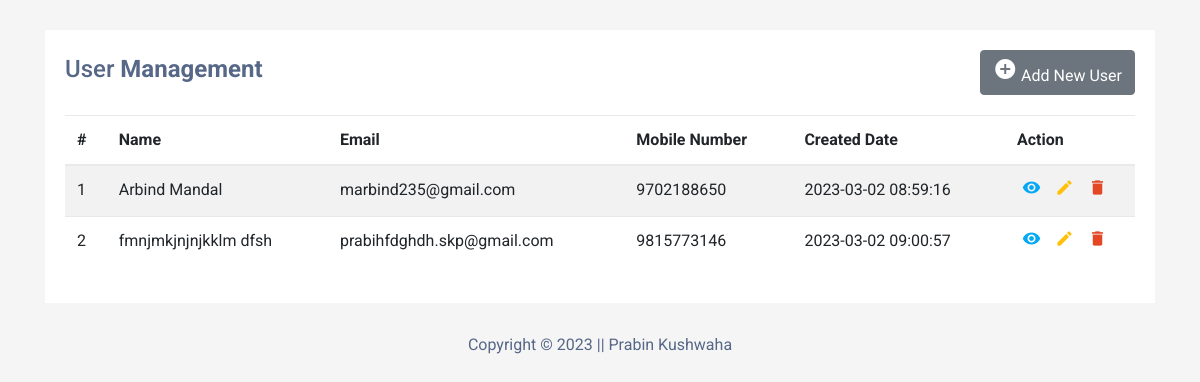
The page / on the database its author committed.
### tables this page shows
CREATE TABLE `users` (
  `ID` int(10) NOT NULL,
  `FirstName` varchar(200) DEFAULT NULL,
  `LastName` varchar(200) DEFAULT NULL,
  `MobileNumber` bigint(10) DEFAULT NULL,
  `Email` varchar(200) DEFAULT NULL,
  `Address` mediumtext DEFAULT NULL,
  `CreationDate` timestamp NOT NULL DEFAULT current_timestamp() ON UPDATE current_timestamp()
);

### index.php (the view, shortened to what this page needs)
<?php
include('dbconnection.php');
?>
<!DOCTYPE html>
<html lang="en">
<head>
<link rel="stylesheet" href="https://stackpath.bootstrapcdn.com/bootstrap/4.5.0/css/bootstrap.min.css">
<link rel="stylesheet" href="https://maxcdn.bootstrapcdn.com/font-awesome/4.7.0/css/font-awesome.min.css">
</head>
<body>
<div class="container-xl">
    <div class="table-responsive">
        <div class="table-wrapper">
            <div class="table-title">
                <div class="row">
                    <div class="col-sm-5">
                        <h2>User <b>Management</b></h2>
                    </div>
                       <div class="col-sm-7" align="right">
                        <a href="insert.php" class="btn btn-secondary"><i class="material-icons">&#xE147;</i> <span>Add New User</span></a>
                    </div>
                </div>
            </div>
            <table class="table table-striped table-hover">
                <thead>
                    <tr>
                        <th>#</th>
                        <th>Name</th>
                        <th>Email</th>
                        <th>Mobile Number</th>
                        <th>Created Date</th>
                        <th>Action</th>
                    </tr>
                </thead>
                <tbody>
                     <?php
$ret=mysqli_query($con,"select * from users");
$cnt=1;
$row=mysqli_num_rows($ret);
if($row>0){
while ($row=mysqli_fetch_array($ret)) {
?>
                    <tr>
                        <td><?php echo $cnt;?></td>
                        <td><?php  echo $row['FirstName'];?> <?php  echo $row['LastName'];?></td>
                        <td><?php  echo $row['Email'];?></td>
                        <td><?php  echo $row['MobileNumber'];?></td>
                        <td> <?php  echo $row['CreationDate'];?></td>
                        <td>
  <a href="read.php?viewid=<?php echo htmlentities ($row['ID']);?>" class="view" title="View" data-toggle="tooltip"><i class="material-icons">&#xE417;</i></a>
                            <a href="edit.php?editid=<?php echo htmlentities ($row['ID']);?>" class="edit" title="Edit" data-toggle="tooltip"><i class="material-icons">&#xE254;</i></a>
                            <a href="index.php?delid=<?php echo ($row['ID']);?>" class="delete" title="Delete" data-toggle="tooltip" onclick="return confirm('Do you really want to Delete ?');"><i class="material-icons">&#xE872;</i></a>
                        </td>
                    </tr>
                    <?php
$cnt=$cnt+1;
} } else {?>
<tr>
    <th style="text-align:center; color:red;" colspan="6">No Record Found</th>
</tr>
<?php } ?>
                </tbody>
            </table>
        </div>
    </div>
</div>
<footer>
    <div style="text-align:center;" >
        <p>Copyright &#169; 2023 || Prabin Kushwaha</p>
    </div>
</footer>
</body>
</html>

### index.php (style rules this page uses)
body { color: #566787; background: #f5f5f5; font-family: 'Roboto', sans-serif; }
.table-responsive { margin: 30px 0; }
.table-wrapper { min-width: 1000px; background: #fff; padding: 20px; box-shadow: 0 1px 1px rgba(0,0,0,.05); }
.table-title { font-size: 15px; padding-bottom: 10px; margin: 0 0 10px; min-height: 45px; }
.table-title h2 { margin: 5px 0 0; font-size: 24px; }
table.table tr th, table.table tr td { border-color: #e9e9e9; }
table.table td:last-child { width: 130px; }
table.table td a { color: #a0a5b1; display: inline-block; margin: 0 5px; }
table.table td a.view { color: #03A9F4; }
table.table td a.edit { color: #FFC107; }
table.table td a.delete { color: #E34724; }
table.table td i { font-size: 19px; }

### rows shown on the page
users: FirstName "Arbind", LastName "Mandal", Email "marbind235@gmail.com", MobileNumber "9702188650", CreationDate "2023-03-02 08:59:16"
users: FirstName "fmnjmkjnjnjkklm", LastName "dfsh", Email "prabihfdghdh.skp@gmail.com", MobileNumber "9815773146", CreationDate "2023-03-02 09:00:57"
